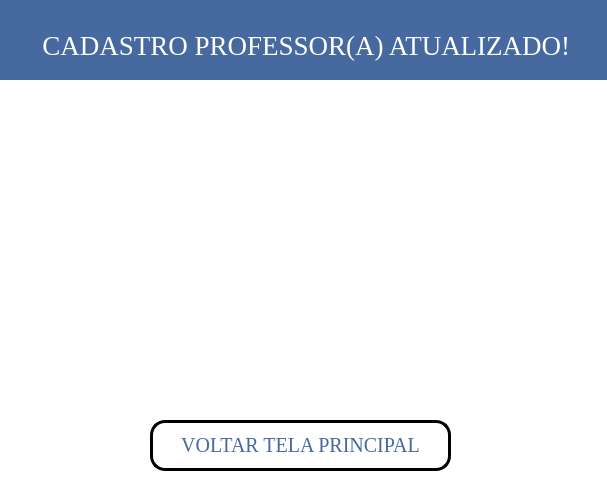
<?xml version="1.0" encoding="UTF-8"?>
<ui version="4.0">
 <class>MainWindow</class>
 <widget class="QMainWindow" name="MainWindow">
  <property name="geometry">
   <rect>
    <x>0</x>
    <y>0</y>
    <width>607</width>
    <height>498</height>
   </rect>
  </property>
  <property name="windowTitle">
   <string>Confirma Cadastro</string>
  </property>
  <property name="windowIcon">
   <iconset>
    <normaloff>imagens/diplomado.png</normaloff>imagens/diplomado.png</iconset>
  </property>
  <property name="styleSheet">
   <string notr="true">BACKGROUND-COLOR:rgb(255, 255, 255)</string>
  </property>
  <widget class="QWidget" name="centralwidget">
   <widget class="QLabel" name="label_2">
    <property name="geometry">
     <rect>
      <x>-120</x>
      <y>0</y>
      <width>731</width>
      <height>91</height>
     </rect>
    </property>
    <property name="font">
     <font>
      <family>Georgia</family>
      <pointsize>20</pointsize>
      <weight>50</weight>
      <bold>false</bold>
     </font>
    </property>
    <property name="styleSheet">
     <string notr="true">background-color:rgb(70, 105, 159);
color:rgb(255, 255, 255)</string>
    </property>
    <property name="text">
     <string>                  CADASTRO PROFESSOR(A) ATUALIZADO!</string>
    </property>
    <property name="alignment">
     <set>Qt::AlignCenter</set>
    </property>
   </widget>
   <widget class="QLabel" name="label">
    <property name="geometry">
     <rect>
      <x>-30</x>
      <y>80</y>
      <width>661</width>
      <height>371</height>
     </rect>
    </property>
    <property name="text">
     <string/>
    </property>
    <property name="pixmap">
     <pixmap>imagens/LOGO_UNIVERS.png</pixmap>
    </property>
    <property name="scaledContents">
     <bool>true</bool>
    </property>
   </widget>
   <widget class="QPushButton" name="botao_tela_principal">
    <property name="geometry">
     <rect>
      <x>150</x>
      <y>420</y>
      <width>301</width>
      <height>51</height>
     </rect>
    </property>
    <property name="font">
     <font>
      <family>Georgia</family>
      <pointsize>15</pointsize>
      <weight>50</weight>
      <bold>false</bold>
     </font>
    </property>
    <property name="cursor">
     <cursorShape>UpArrowCursor</cursorShape>
    </property>
    <property name="styleSheet">
     <string notr="true">QPushButton{
color: rgb(70, 105, 159);
}

QPushButton{
background-color: rgb(255, 255, 255)
}

QPushButton:hover{
	background-color: lightblue
}

QPushButton{
border:3px solid black;
border-radius: 15px;
padding: 2px;
}</string>
    </property>
    <property name="text">
     <string>VOLTAR TELA PRINCIPAL</string>
    </property>
    <property name="icon">
     <iconset>
      <normaloff>../DESING/9868474931649315515-128.png</normaloff>../DESING/9868474931649315515-128.png</iconset>
    </property>
    <property name="iconSize">
     <size>
      <width>30</width>
      <height>30</height>
     </size>
    </property>
   </widget>
  </widget>
 </widget>
 <resources/>
 <connections/>
</ui>
